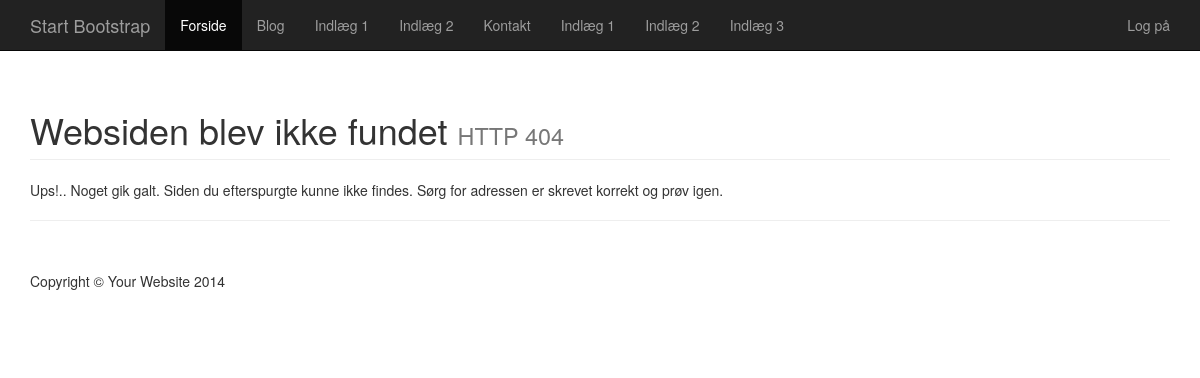
Screenshot of /error.php with the database file from the repository.
### tables this page shows
CREATE TABLE `menu_links` (
  `menu_link_id` mediumint(8) UNSIGNED NOT NULL,
  `menu_link_name` varchar(50) NOT NULL,
  `menu_link_bookmark` varchar(50) DEFAULT NULL,
  `fk_link_type_id` tinyint(3) UNSIGNED NOT NULL,
  `fk_page_id` mediumint(8) UNSIGNED NOT NULL,
  `fk_post_id` mediumint(8) UNSIGNED DEFAULT NULL
);

### includes/functions.php (the view, shortened to what this page needs)
	<?php
function get_menu_links($menu_id, $page_url_key = '', $post_url_key = '')
{
	global $mysqli;
	$query =
			"SELECT
				menu_link_name, menu_link_bookmark, menu_link_type_id, menu_link_type_prefix_url, page_url_key, post_url_key
			FROM
				menus_menu_links
			INNER JOIN
				menu_links ON menus_menu_links.fk_menu_link_id = menu_links.menu_link_id
			INNER JOIN
				menu_link_types ON menu_links.fk_link_type_id = menu_link_types.menu_link_type_id
			INNER JOIN
				pages ON menu_links.fk_page_id = pages.page_id
			LEFT JOIN
				posts ON menu_links.fk_post_id = posts.post_id
			WHERE
				fk_menu_id = $menu_id
			AND
				page_status = 1
			AND
				(post_status IS NULL
			OR
				post_status = 1)
			ORDER BY
				menu_link_order";
	$result = $mysqli->query($query);
	while( $row = $result->fetch_object() )
	{
		$url = empty($row->page_url_key) ? './' : 'index.php?page=' . $row->page_url_key;
		switch ($row->menu_link_type_id)
		{
			case 3:
				$url .= isset($row->menu_link_type_prefix_url) && isset($row->menu_link_bookmark) ? $row->menu_link_type_prefix_url . $row->menu_link_bookmark : '';
				$active = '';
				break;
			case 2:
				$url .= isset($row->menu_link_type_prefix_url) && isset($row->post_url_key) ? $row->menu_link_type_prefix_url . $row->post_url_key : '';
				$active = $row->page_url_key == $page_url_key && $row->post_url_key == $post_url_key ? ' class="active"' : '';
				break;
			default:
				$active = $row->page_url_key == $page_url_key ? ' class="active"' : '';
		}
		echo '<li' . $active . '><a href="' . $url . '">' . $row->menu_link_name . '</a></li>';
	}
}

### css/style.css (style rules this page uses)
body { padding-top: 70px; position: relative; }

### rows the page displays
menu_links: menu_link_name "Forside"
menu_links: menu_link_name "Blog"
menu_links: menu_link_name "Indlæg 1"
menu_links: menu_link_name "Indlæg 2"
menu_links: menu_link_name "Kontakt"
menu_links: menu_link_name "Indlæg 1"
menu_links: menu_link_name "Indlæg 2"
menu_links: menu_link_name "Indlæg 3"

### other values shown
$title "Websiden blev ikke fundet"
$status "404"
$text "Ups!.. Noget gik galt. Siden du efterspurgte kunne ikke findes. Sørg for adressen er skrevet korrekt og prøv igen."
